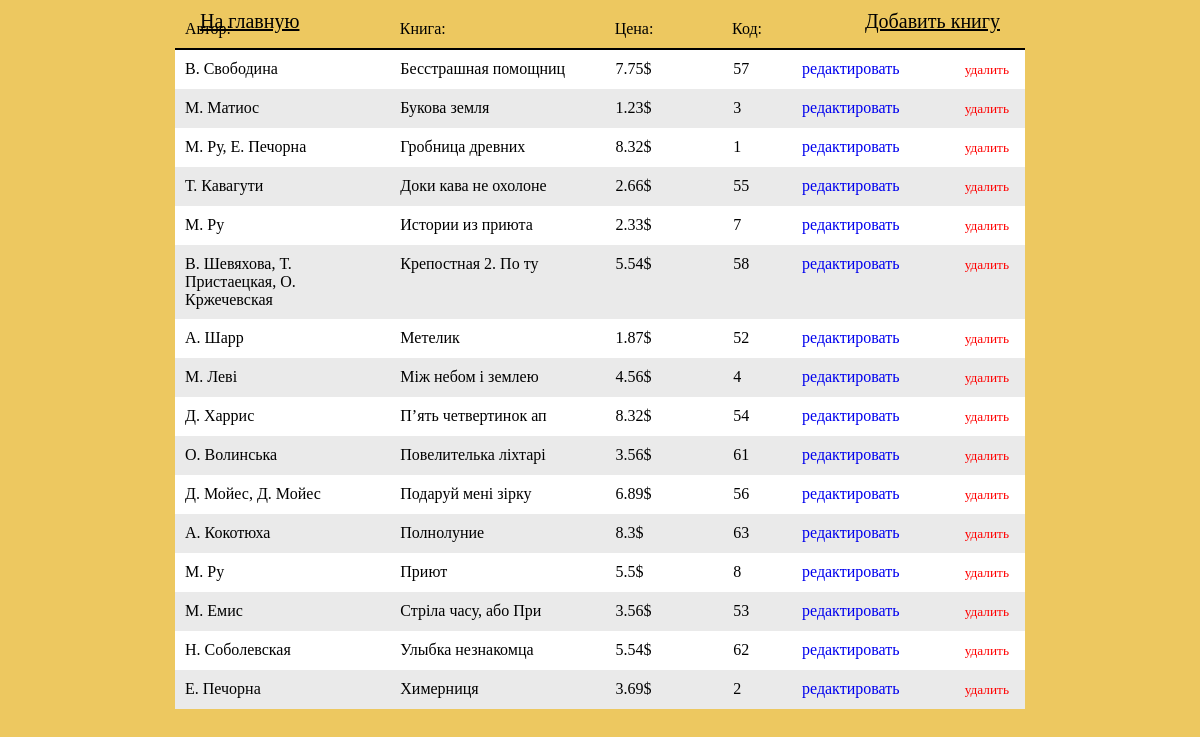
/views/admin/mainadmin, run on the app's committed database.
### tables this page shows
CREATE TABLE `books` (
  `id` bigint(20) NOT NULL,
  `name_book` varchar(20) NOT NULL,
  `description` text NOT NULL,
  `price` float NOT NULL,
  `author_id` int(20) NOT NULL,
  `genre_id` int(20) NOT NULL,
  `image` mediumtext NOT NULL
);

### config/routes.php (called while the page is built)
<?php
return array(
    'books/([0-9]+)' => 'books/view/$1',
    'author/([0-9]+)' => 'books/author/$1',
    'books' => 'books/index',
    'catalog/([0-9]+)/page-([0-9]+)' => 'catalog/view/$1/$2',
    'catalog/([0-9]+)' => 'catalog/view/$1',
    'catalog' => 'catalog/index',
    'views/admin/([0-9]+)' => 'admin/view/$1',
    'views/admin/updbook/([0-9]+)' => 'admin/updbook/$1',
    'views/admin/addbook' => 'admin/addBook',
    'views/admin' => 'admin/adminPanel',
    'buyform/([0-9]+)' => 'mainpage/buyform/$1',
    'bookbox' => 'mainpage/index',
);

### controllers/AdminController.php (called while the page is built, shortened)
<?php
class AdminController
{
    public function actionAdminPanel()
    {
        $booksList = Books::getBooksList();
        require_once(ROOT . '/views/admin/mainadmin.php');
        return true;
    }
}

### index.php (called while the page is built, shortened)
<?php
(new Router)->run();

### models/Books.php (called while the page is built, shortened)
<?php
class Books
{
    public static function getBooksList()
    {
        $db = Db::getConnection();
        $result = $db->query('SELECT books.id, books.name_book, books.description,
                             books.price, books.image, books.author_id, GROUP_CONCAT(authors.name_author SEPARATOR ", ")
                             AS name_author FROM books
                             INNER JOIN authors ON books.author_id=authors.id GROUP BY name_book');
        $booksList = array();
        $i = 0;
        while ($row = $result->fetch()) {
            $booksList[$i]['id'] = $row['id'];
            $booksList[$i]['name_book'] = $row['name_book'];
            $booksList[$i]['description'] = $row['description'];
            $booksList[$i]['price'] = $row['price'];
            $booksList[$i]['image'] = $row['image'];
            $booksList[$i]['author_id'] = $row['author_id'];
            $booksList[$i]['name_author'] = $row['name_author'];
            $i++;
        }
        return $booksList;
    }
}

### views/admin/mainadmin.php (the view, shortened to what this page needs)
<!DOCTYPE html>
<html lang="en">
<head>
    <link rel="stylesheet" href="/bookbox/assets/css/main.css">
</head>
<body>
<a href="/bookbox" style="position: absolute; color: black; font-size: 20px; left: 200px;">На главную</a>
<a href="/bookbox/views/admin/addbook" style="position: absolute; color: black; font-size: 20px;right: 200px;">Добавить книгу</a>
<div style="display:flex; justify-content: center;">
<form action=""  method="POST">
<ul style="padding: 0;">
    <li style="display: flex; border-bottom: 2px solid black; width: 850px;">
        <div style="width: 200px; padding: 10px;">Автор:</div>
        <div style="width: 200px; padding: 10px;">Книга:</div>
        <div style="width: 100px; padding: 10px;">Цена:</div>
        <div style="width: 50px; padding: 10px;">Код:</div>
        <div style="width: 140px; padding: 10px;"><a href=""></a></div>
        <div style="width: 80px;"><a href=""></a></div>
    </li>
    <?php $i = 0;?>
    <?php foreach($booksList as $booksItem): $i++;?>
        <?php if($i%2 == 0):?>
            <li style="display: flex; width: 850px;background: #eaeaea;">
                <div style="width: 200px; padding: 10px;"><?php echo $booksItem['name_author'];?></div>
                <div style="width: 200px; padding: 10px;"><?php echo $booksItem['name_book'];?></div>
                <div style="width: 100px; padding: 10px;"><?php echo $booksItem['price'];?>$</div>
                <div style="width: 50px; padding: 10px;"><?php echo $booksItem['id'];?></div>
                <div title='update' style="width: 140px; padding: 10px;"><a href="/bookbox/views/admin/updbook/<?php echo $booksItem['id'];?>" style="text-decoration: none;">редактировать</a></div>
                <div title='delete' style="padding: 10px;"><button style="cursor: pointer;border: none; background-color: transparent;color: red;" type="submit" name="id" value="<?php echo $booksItem['id'];?>">удалить</button></div>
            </li>
        <?php else:?>
            <li style="display: flex; width: 850px;background: white;">
                <div style="width: 200px; padding: 10px;"><?php echo $booksItem['name_author'];?></div>
                <div style="width: 200px; padding: 10px;"><?php echo $booksItem['name_book'];?></div>
                <div style="width: 100px; padding: 10px;"><?php echo $booksItem['price'];?>$</div>
                <div style="width: 50px; padding: 10px;"><?php echo $booksItem['id'];?></div>
                <div title='update' style="width: 140px; padding: 10px;"><a href="/bookbox/views/admin/updbook/<?php echo $booksItem['id'];?>" style="text-decoration: none;">редактировать</a></div>
                <div title='delete' style="padding: 10px;"><button style="cursor: pointer;border: none; background-color: transparent;color: red;" type="submit" name="id" value="<?php echo $booksItem['id'];?>">удалить</button></div>
            </li>
        <?php endif;?>
    <?php endforeach;?>
</ul>
</form>
</div>
</body>
</html>

### components/Router.php (shortened to what this page needs)
<?php
class Router
{
    private $routes;
    public function __construct()
    {
        $routesPath = ROOT . '/config/routes.php';
        $this->routes = include($routesPath);
    }
    private function getURI()
    {
        if (!empty($_SERVER['REQUEST_URI'])) {
            return trim($_SERVER['REQUEST_URI'], '/');
        }
    }
    public function run()
    {
        $uri = $this->getURI();
        foreach ($this->routes as $uriPattern =>$path) {
            if (preg_match("~$uriPattern~", $uri)) {
                $internalRoute = preg_replace("~$uriPattern~", $path, $uri);
                $segment = explode('/', $internalRoute);
                array_shift($segment);
                $controllerName = ucfirst(array_shift($segment)) . 'Controller';
                $actionName = 'action' . ucfirst(array_shift($segment));
                $parameters = $segment;
                $controllerObject = new $controllerName;
                $result = call_user_func_array(array($controllerObject, $actionName), $parameters);
                if ($result != null) {
                    break;
                }
            }
        }
    }
}

### assets/css/main.css (style rules this page uses)
* { font-family: Areal; }
ul { list-style-type: none; margin: 0; padding: 0; }
body { box-sizing: border-box; padding: 0; margin: 0; background-color: #edc860; padding-top: 10px; min-width: 1000px; }

### data on the page
books: name_author "В. Свободина", name_book "Бесстрашная помощниц", price "7.75", id "57"
books: name_author "М. Матиос", name_book "Букова земля", price "1.23", id "3"
books: name_author "М. Ру, Е. Печорна", name_book "Гробница древних", price "8.32", id "1"
books: name_author "Т. Кавагути", name_book "Доки кава не охолоне", price "2.66", id "55"
books: name_author "М. Ру", name_book "Истории из приюта", price "2.33", id "7"
books: name_author "В. Шевяхова, Т. Пристаецкая, О. Кржечевская", name_book "Крепостная 2. По ту", price "5.54", id "58"
books: name_author "А. Шарр", name_book "Метелик", price "1.87", id "52"
books: name_author "М. Леві", name_book "Між небом і землею", price "4.56", id "4"
books: name_author "Д. Харрис", name_book "П’ять четвертинок ап", price "8.32", id "54"
books: name_author "О. Волинська", name_book "Повелителька ліхтарі", price "3.56", id "61"
books: name_author "Д. Мойес, Д. Мойес", name_book "Подаруй мені зірку", price "6.89", id "56"
books: name_author "А. Кокотюха", name_book "Полнолуние", price "8.3", id "63"
books: name_author "М. Ру", name_book "Приют", price "5.5", id "8"
books: name_author "М. Емис", name_book "Стріла часу, або При", price "3.56", id "53"
books: name_author "Н. Соболевская", name_book "Улыбка незнакомца", price "5.54", id "62"
books: name_author "Е. Печорна", name_book "Химерниця", price "3.69", id "2"
